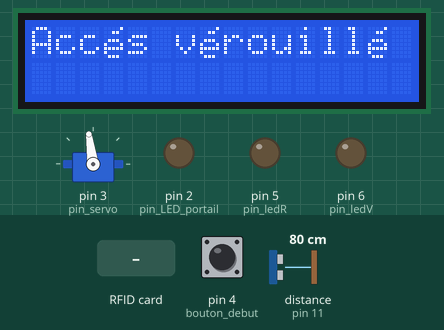
This sketch was run on a simulated Arduino Uno, built with avr-gcc and run on an emulated ATmega328P. Shown: servo, 16×2 character LCD, output pins drawn as LEDs (lit = HIGH). Inputs (shaded band) come from the test bench; at power-on: distance to the obstacle (sensor on pin 11) 80 cm, pin 4 (bouton_debut) LOW. The echo pulse lasts 58.3 µs per cm; pins used as bus, display or sensor lines are not drawn; what the sketch prints to the serial monitor is not drawn.

Above: at 1.3 s.
1.4 s: RFID card 5E 7A 19 C4 held to the reader
At 2.2 s:
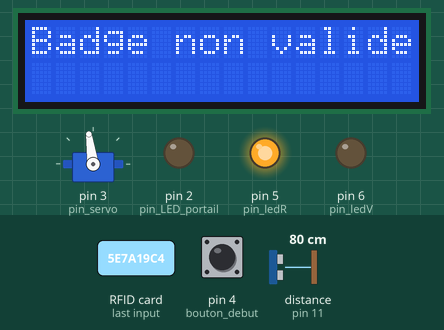
At 2.62 s:
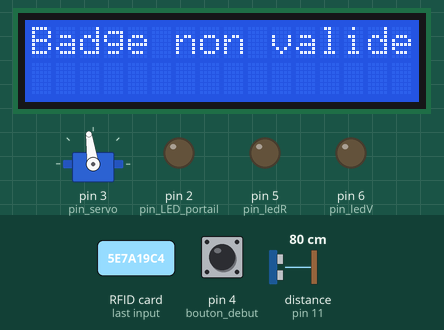
4.2 s: distance to the obstacle (sensor on pin 11) set to 2 cm
At 4.5 s:
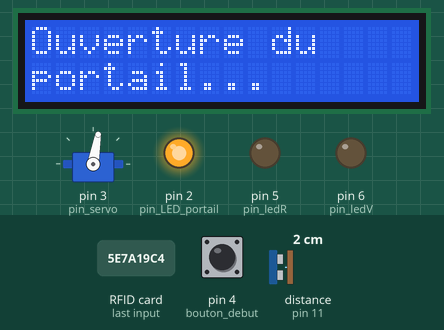
Timing chart, 0 to 7.2 s (numbered marks = the images above; inputs shaded):
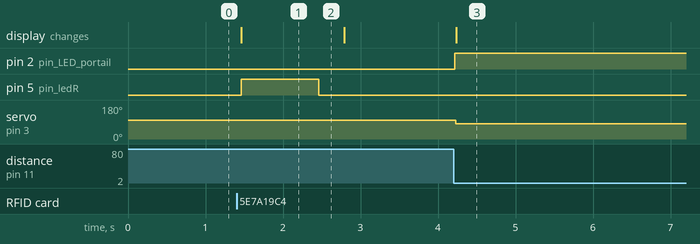

Measured:
- after the input at 1.4 s, pin 5 (pin_ledR): LOW → HIGH after 0.06 s, → LOW 1.0 s later; the display: changes after 0.06 s (image 1)
- after the input at 4.2 s, pin 2 (pin_LED_portail): LOW → HIGH at once; servo on pin 3 (pin_servo): 98° → 80° at once; the display: changes at once (image 3)
- what the display in image 1 shows lasts 1.3 s, from 1.5 s to 2.8 s

The sketch:

code.ino
```cpp
/*
 * Ce programme controle le fonctionnement d'un petit protail domotisé.
 * Si le badge présenté devant le lecteur RFID est bon, alors le portail s'ouvre.
 * Il se referme apres le passage de la voiture (détécté par le capteur ultrason) ou bien apres 10 secondes d'inactivité.
 * Même scénario si on appuie sur un bouton de la télécommande infrarouge. Si on souhaite sotir de l'intérieur,
 * le capteur ultrason le détecte et ouvre le portail puis le referme 3 secondes après.
 * Le coulissement de la porte est assuré par un servomoteur à rotation continue.
 * Des interrupteurs de fin de course permettent de stoper le coulissement du portail.
 * Une led est allumée quand le portail est en mouvement puis clignote quand celui ci est ouvert.
 * Enfin un lcd piloté en i2c donne des informations sur l'ouverture et la fermeture du portail ainsi que sur la validité du badge.
 */

#include <Wire.h>    //librairiepour la communication i2c
#include <LiquidCrystal_I2C.h>    //librairie pour utliser un écran lcd avec un module i2c
LiquidCrystal_I2C lcd(0x27,16,2);     //spécification de l'adrese du module

#include <IRremote.h>   //librairie pour la communication infrarouge

#define pin_recepteur_infra 10   //variable contenant le numéro du pin ou est coonnecté le recepteur infrarouge
IRrecv monRecepteur_infra(pin_recepteur_infra);    //création d'un nom pour le recepteur connecté au pin 8
decode_results message_recu;    //variable contenant le message recu par le recepteur infrarouge

#include <Servo.h>    //on inclut une librairie pour utiliser le servomoteur
Servo monServo;   //on déclare l'utilisation d'un servomoteur nommé "monServo"

#include <SPI.h>    //librairie pour la communication SPI entre l'arduino et le module RFID
#include <RFID.h>   //librairie pour utiliser le module RFID

RFID monModuleRFID(9,8);   //déclaration des broches de connection du module RFID
int UID[5];   //tableau pour stocker le numéro d'identification lue par le lecteur RFID
int badge_BLEU[5] = {54,112,133,24,219};    //tableau contenant le numéro d'identification de mon badge bleu
byte badge_lu = 0;    //pour savoir si un badge a été lu
byte ouverture_porte = 0;   //cette variable indique si on peut ou non ouvrir le portail
unsigned long fermeture_defaut = 0;   //pour fermer le portail si ila été ouvert et que aucune voiture ne passeau bout de 3 seconde

#define bouton_fin 7   //pin ou est connecté le bouton poussoir de fin de course quand le portail est fermé
#define bouton_debut 4   //pin ou est connecté le bouton poussoir de debut de course quand le portail est fermé
#define pin_servo 3   //pin sur lequel est connecté le servomoteur qui actionne le portail.
#define pin_ledV 6    //la led verte qui indique que le badge est bon
#define pin_ledR 5    //la led rouge qui indique que le badge est non valide
#define pin_LED_portail 2   //led qui clignote quand le portail est ouvert

//capteur ultrason
#define pin_TRIGGER 12
#define pin_ECHO 11

byte E_accent[8] = //création d'un tableau contenant le caractère spécial 'é'
 {
  B00001,
  B00110,
  B00000,
  B01110,
  B10001,
  B11111,
  B10000,
  B01110
 };

void setup()
{
  Serial.begin(9600);
  //portail
  monServo.attach(pin_servo);   //on déclare la broche de connection du servo(digitale 11 PWM)
  monServo.write(98);   //onmet le servomoteur en arrêt
  pinMode(bouton_debut, INPUT);    //le bouton de debut de course est configuré en entrée
  pinMode(bouton_fin, INPUT);    //le bouton de fin de course est configuré en entrée
  pinMode(pin_LED_portail, OUTPUT);

  //Module RFID
  SPI.begin();    //on initialise la communication SPI vers lemodule RFID
  monModuleRFID.init();   //on initialise le module RFID
  pinMode(pin_ledV, OUTPUT);
  pinMode(pin_ledR, OUTPUT);

  //recepteur infrarouge
  monRecepteur_infra.enableIRIn();    //commande pour activer le module infrarouge
  monRecepteur_infra.blink13(true);   //active une led lors de la recepteion des données
  //ultrason
  pinMode(pin_TRIGGER, OUTPUT);   //on met le pin trigger en sortie
  pinMode(pin_ECHO, INPUT);   //on met le pin echo en entré

  //lcd
  Wire.begin();   //initialisation de la communication i2c
  lcd.init();   //initialisation du module lcd
  lcd.backlight();  //activation du rétroéclairage de l'écran
  lcd.createChar(1,E_accent);   //création d'un caractère spécial pour faire un e accent

}

void loop()
 {
   //affichage de la phrase : "Accés vérouillé"(avec l'insértion du caractère spécial 'é')
   lcd.home();
   lcd.clear();
   lcd.print("Acc");
   lcd.write(1);
   lcd.print("s v");
   lcd.write(1);
   lcd.print("rouill");
   lcd.write(1);
   test_badge();   //fonction pour lire le badge RFID présenté
   verification_badge();    //fonction pour vérifier que le badge présenté est valide
   test_telecommande_infra();    //fonction pour savoir si le bouton "play/pause" de la telecommande infrarouge à été activé
   souhait_sortie();    //si une voiture souhaite sortir par le portail depuis l'intérieur
 }

void test_badge()    //on lit le badge RFID présenté
{
  if(monModuleRFID.isCard())    //Si il y a un badge à lire
  {
    if(monModuleRFID.readCardSerial())
    {
      Serial.print("Le code du badge est : ");
      for(char lecture=0; lecture<=4; lecture++)    //on répète 4 fois
      {
        UID[lecture] = monModuleRFID.serNum[lecture];   //on lit le numéro d'identification du badge présenté et on le stock dans le tableau UID
        Serial.print(UID[lecture]);
        Serial.print(".");
      }
      Serial.println("");
      badge_lu = 1;    //on note que un badge a été lu
    }
    monModuleRFID.halt();   //on stop la communication avec le module RFID
  }
}

void verification_badge()   //fonction pour vérifier que le badge présenté est valide
{
  if(UID[0] == badge_BLEU[0] && UID[1] == badge_BLEU[1] && UID[2] == badge_BLEU[2] && UID[3] == badge_BLEU[3] && UID[4] == badge_BLEU[4])   //si le badge est bon(donc si c'est le badge bleu)
  {
    lcd.clear();
    lcd.home();
    lcd.print("Badge valide");
    digitalWrite(pin_ledV, HIGH);
    delay(1000);
    digitalWrite(pin_ledV, LOW);
    ouverture_portail();   //fonction pour ouvrir le portail
    decision_fermeture();   //cette fonction ferme autorise ou non la fermeture du portail
  }
  else if(badge_lu == 1)    //si on a déja lu le badge
  {
    lcd.clear();
    lcd.home();
    lcd.print("Badge non valide");
    digitalWrite(pin_ledR, HIGH);
    delay(1000);
    digitalWrite(pin_ledR, LOW);
    badge_lu = 0;
  }
}

void ouverture_portail()    //fonction pour ouvrir le portail
{
  lcd.clear();
  while(digitalRead(bouton_debut) != 1)   //tant quele portail n'est pas complètement ouvert
  {
    monServo.write(80);   //on ouvre la porte
    digitalWrite(pin_LED_portail, HIGH);
    lcd.setCursor(0,0);
    lcd.print("Ouverture du");
    lcd.setCursor(0,1);
    lcd.print("portail...");
    fermeture_defaut = millis();
  }
  monServo.write(98);
}

void fermeture_portail()    //fonction pour fermer le portail
{
  lcd.clear();
  while(digitalRead(bouton_fin) != 1)   //tant que le portail n'est pas complètement fermé
  {
    monServo.write(110);   //on ferme la porte
    digitalWrite(pin_LED_portail, HIGH);
    lcd.setCursor(0,0);
    lcd.print("Fermeture du");
    lcd.setCursor(0,1);
    lcd.print("portail...");
  }
  badge_lu = 0;
  UID[0]= 0;
  monServo.write(98);
  digitalWrite(pin_LED_portail, LOW);
  //affichage de la phrase : "Accés vérouillé" (avec l'insértion du caractère spécial 'é')
  lcd.home();
  lcd.clear();
  lcd.print("Acc");
  lcd.write(1);
  lcd.print("s v");
  lcd.write(1);
  lcd.print("rouill");
  lcd.write(1);
}

void test_telecommande_infra()    //fonction pour savoir si le bouton "play/pause" de la telecommande infrarouge à été activé
{
  if(monRecepteur_infra.decode(&message_recu))
  {
    monRecepteur_infra.resume();    //permet au recepteur de recevoir de nouveaux messages
    if(message_recu.value == 0xFFC23D)
    {
      digitalWrite(pin_ledV, HIGH);
      delay(500);
      digitalWrite(pin_ledV, LOW);
      ouverture_portail();   //fonction pour ouvrir le portail
      decision_fermeture();   //cette fonction ferme autorise ou non la fermeture du portail
    }
  }
}

float distance_ultrason()   //fonction pour mersué détécté la présence d'un passage de voiture
{
  //on génere une impultion pour le TRIGGER du capteur à ultrason
  digitalWrite(pin_TRIGGER, LOW);
  delayMicroseconds(2);   //on attend 2 microsecondes
  digitalWrite(pin_TRIGGER, HIGH);
  delayMicroseconds(10);   //on attend 2 microsecondes
  digitalWrite(pin_TRIGGER, LOW);
  float distance = pulseIn(pin_ECHO, HIGH)/58.0;    //on lit en on convertit la distance en cm
  return distance;
}

void decision_fermeture()   //cette fonction autorise ou non la fermeture du portail
{
  while((millis() - fermeture_defaut) < 10000)   //tant que cela fait moins de 10 secondes que le portail est ouvert
  {
    lcd.home();
    lcd.clear();
    lcd.print("Portail ouvert");
    digitalWrite(pin_LED_portail, HIGH);
    delay(500);
    digitalWrite(pin_LED_portail, LOW);
    delay(500);
    if(distance_ultrason() < 10)   //si une voiture passe
    {
      fermeture_portail();
      break;
    }
  }
  fermeture_portail();
}

void souhait_sortie()   //si on souhaite sortir par le portail de l'intérieur
{
  if(distance_ultrason() < 10)   //si une voiture se présente
  {
    ouverture_portail();
    delay(3000);
    fermeture_portail();
  }
}
```
